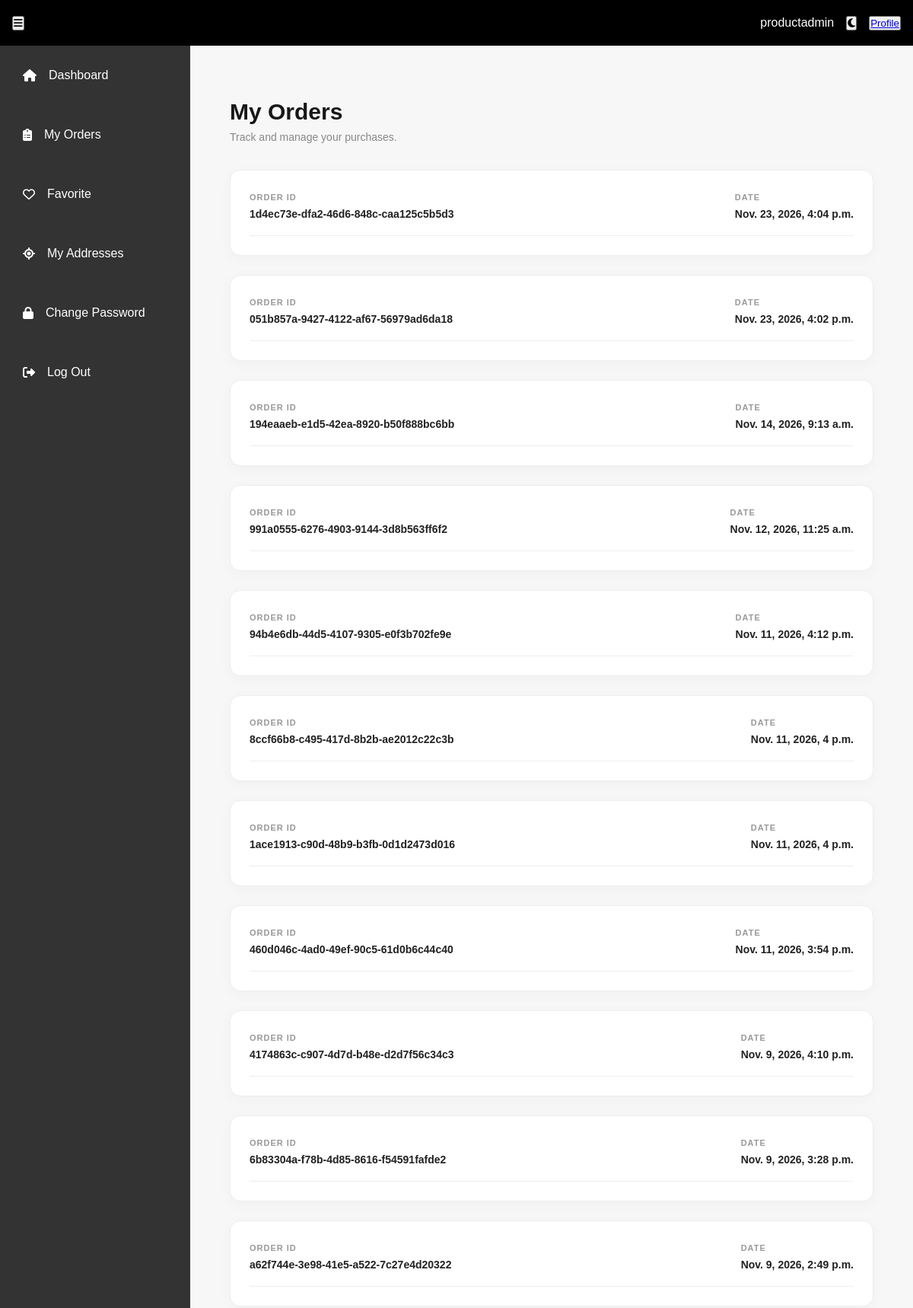
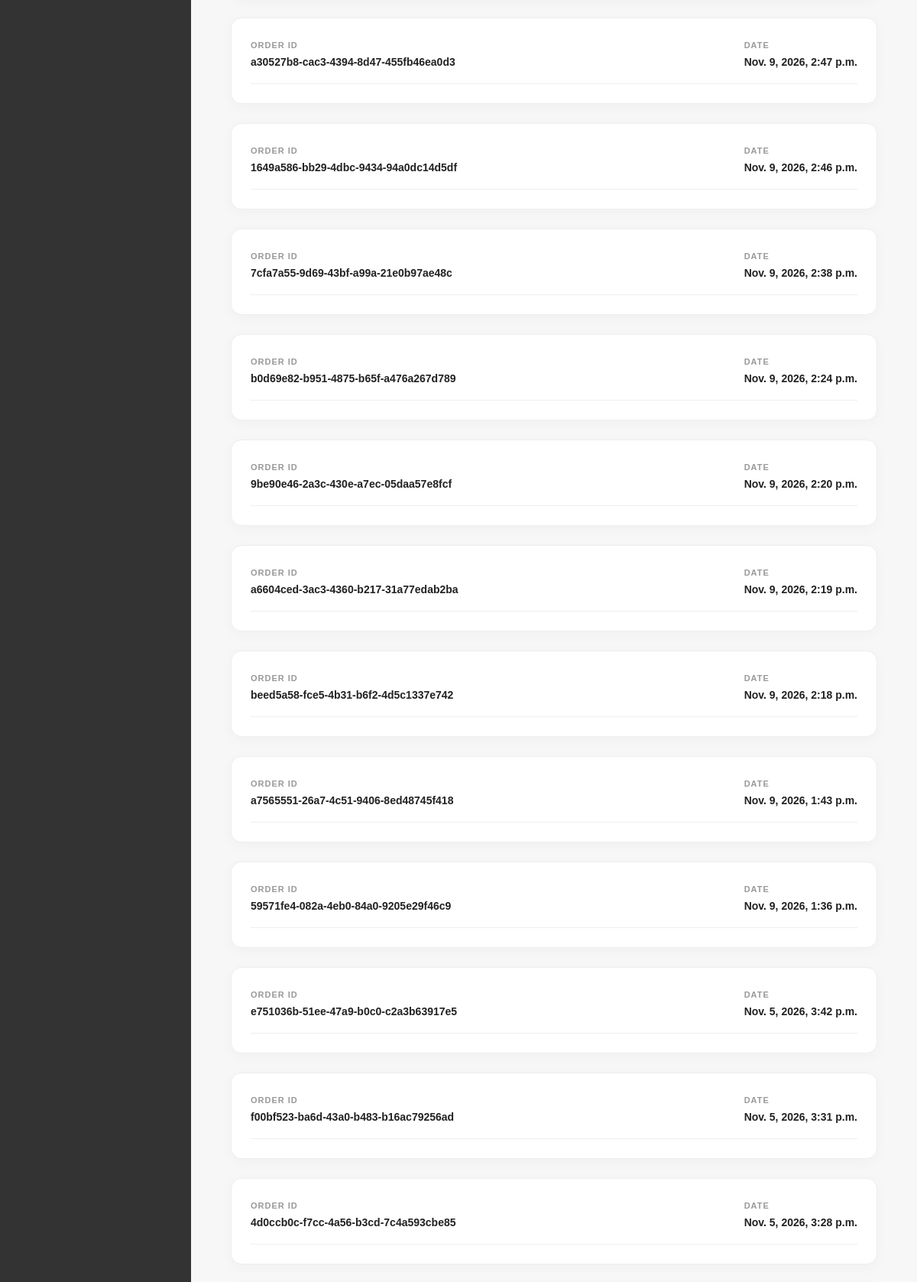
/accounts/order_list/ (signed in, upper part), run on the app's committed database (2 pictures, top to bottom).
### users/models.py (models this page shows)
class User(AbstractUser):
    def __str__(self):
        return self.username

### shop/models.py (models this page shows, shortened)
class Order(models.Model):
    user = models.ForeignKey(User,on_delete=models.CASCADE,related_name="order")
    full_name = models.CharField(max_length=400)
    email = models.EmailField()
    phone_number = models.CharField(max_length=400)
    order_id = models.UUIDField(unique=True,default=uuid.uuid4,blank=False,null=False)
    date = models.DateTimeField(auto_now_add=True)

### users/views.py (the view)
# urls.py: path("order_list/",views.OrderListView.as_view(),name="order_list"),
class OrderListView(View):
    template_name = "order_list.html"
    def get(self,request,*args,**kwargs):
        context = {
            "orders": Order.objects.filter(user=request.user).order_by("-date")
        }
        return render(request,self.template_name,context)

### core/context_processors.py (called while the page is built)
def global_site_data(request):
    ctx = {
    }
    return ctx

### users/templates/order_list.html
{% extends 'dashboard_base.html' %}
{% block content %}
<main class="main-content">
    <section class="orders-section">
    <div class="orders-header">
        <div>
            <h1>My Orders</h1>
            <p>Track and manage your purchases.</p>
        </div>
    </div>
    <div class="orders-container">
        {% for order in orders %}
        <a href="{% url 'order_detail' order.order_id %}" class="order-card">
            <div class="order-top">
                <div>
                    <span class="order-label">ORDER ID</span>
                    <h3>{{ order.order_id }}</h3>
                </div>
                <div>
                    <span class="order-label">DATE</span>
                    <h3>{{ order.date }}</h3>
                </div>
            </div>
        </a>
        {% empty %}
        <div class="empty-orders">
            <h2>No orders yet</h2>
            <p>Your purchases will appear here once you place an order.</p>
            <a href="{% url 'product-list' %}">Start Shopping</a>
        </div>
        {% endfor %}
    </div>
    </section>
</main>
{% endblock %}

### users/templates/dashboard_base.html (shortened to what this page needs)
{% load static %}
<!DOCTYPE html>
<html lang="en">
<head>
    <link rel="stylesheet" href="https://cdnjs.cloudflare.com/ajax/libs/font-awesome/6.4.0/css/all.min.css">
    <link rel="stylesheet" href="{% static 'CSS/dashboard_mobile.css' %}">
    <link rel="stylesheet" href="{% static 'CSS/dashboard.css' %}">
    <link rel="stylesheet" href="{% static 'CSS/style.css' %}">
</head>
<body>
    <nav class="navbar">
        <button id="menu-toggle"><i class="fas fa-bars"></i></button>
        <div class="nav-controls">
        <p>{{request.user.username}}</p>
        <button id="darkmode-toggle"><i class="fas fa-moon"></i></button>
        <button id="profile-btn"><a href="{% url 'profile' user.profile.pk %}">Profile</a></button>
        </div>
    </nav>
    <div class="sidebar">
    <ul>
      <li><a href="{% url 'dashboard' %}" class="accordion-btn"><i class="fas fa-home"></i><span class="text">Dashboard</span></a></li>
      <li><a href="{% url 'order_list' %}" class="accordion-btn"><i class="fa-solid fa-clipboard-list"></i><span class="text">My Orders</span></a></li>
      <li><a href="" class="accordion-btn" data-section="invest"><i class="fa-regular fa-heart"></i><span class="text">Favorite</span></a></li>
      <li><a class="accordion-btn" data-section="withdraw"><i class="fa-solid fa-location-crosshairs"></i><span class="text">My Addresses</span></a></li>
      <li><a class="accordion-btn" data-section="invest"><i class="fa-solid fa-lock"></i><span class="text">Change Password</span></a></li>
      <li><a href="{% url 'log_out' %}" class="accordion-btn"><i class="fa-solid fa-right-from-bracket"></i><span class="text">Log Out</span></a></li>
    </ul>
    </div>
{% block content %}
{% endblock %}
</body>
</html>

### static/CSS/dashboard.css (style rules this page uses)
:root { --sidebar-width: 250px; --sidebar-collapsed-width: 70px; --transition-speed: 0.3s; --active-color: orange; }
body { margin: 0; font-family: sans-serif; display: flex; height: 100vh; overflow: hidden; transition: background-color var(--transition-speed); }
nav.navbar { position: fixed; top: 0; left: 0; width: 100%; height: 60px; background-color: black; color: white; display: flex; align-items: center; padding: 0 1rem; z-index: 100; }
nav.navbar .nav-controls { margin-left: auto; display: flex; gap: 1rem; align-items: center; }
.sidebar { width: var(--sidebar-width); background: #333; color: white; padding-top: 60px; transition: width var(--transition-speed), transform var(--transition-speed); position: fixed; height: 100%; overflow-x: hidden; overflow-y: auto; z-index: 99; }
.sidebar ul { list-style: none; padding: 0; margin: 0; }
.sidebar li { position: relative; }
.sidebar a, .accordion-btn { display: flex; align-items: center; padding: 30px; color: white; text-decoration: none; transition: background 0.2s; cursor: pointer; }
.sidebar .text { margin-left: 1rem; transition: opacity var(--transition-speed); }
main.main-content { flex: 1; margin-left: var(--sidebar-width); padding: 2rem; padding-top: 70px; transition: margin-left var(--transition-speed); overflow-y: auto; overflow-x: hidden; }

### static/CSS/style.css (style rules this page uses)
html, body { font-family: "Montserrat", sans-serif !important; }
nav { background-color: white; }
* { box-sizing: border-box; margin: 0; padding: 0; }
body { font-family: Arial, sans-serif; background: #f7f7f7; color: #222; }
.orders-section { max-width: 1000px; margin: 60px auto; padding: 0 20px; }
.orders-header { margin-bottom: 35px; }
.orders-header h1 { font-size: 30px; color: #171717; margin-bottom: 8px; }
.orders-header p { color: #888; font-size: 14px; }
.orders-container { display: flex; flex-direction: column; gap: 25px; }
.order-card { background: #fff; border: 1px solid #eee; border-radius: 14px; padding: 25px; box-shadow: 0 4px 18px rgba(0,0,0,0.03); text-decoration: none !important; }
.order-top { display: flex; align-items: center; justify-content: space-between; padding-bottom: 20px; border-bottom: 1px solid #eee; }
.order-label { font-size: 11px; color: #999; font-weight: 600; letter-spacing: 1px; }
.order-top h3 { font-size: 14px; margin-top: 6px; color: #222; }

### data on the page
User: user.username "productadmin"
Order: order_id "1d4ec73e-dfa2-46d6-848c-caa125c5b5d3", date "Nov. 23, 2026, 4:04 p.m."
Order: order_id "051b857a-9427-4122-af67-56979ad6da18", date "Nov. 23, 2026, 4:02 p.m."
Order: order_id "194eaaeb-e1d5-42ea-8920-b50f888bc6bb", date "Nov. 14, 2026, 9:13 a.m."
Order: order_id "991a0555-6276-4903-9144-3d8b563ff6f2", date "Nov. 12, 2026, 11:25 a.m."
Order: order_id "94b4e6db-44d5-4107-9305-e0f3b702fe9e", date "Nov. 11, 2026, 4:12 p.m."
Order: order_id "8ccf66b8-c495-417d-8b2b-ae2012c22c3b", date "Nov. 11, 2026, 4 p.m."
Order: order_id "1ace1913-c90d-48b9-b3fb-0d1d2473d016", date "Nov. 11, 2026, 4 p.m."
Order: order_id "460d046c-4ad0-49ef-90c5-61d0b6c44c40", date "Nov. 11, 2026, 3:54 p.m."
Order: order_id "4174863c-c907-4d7d-b48e-d2d7f56c34c3", date "Nov. 9, 2026, 4:10 p.m."
Order: order_id "6b83304a-f78b-4d85-8616-f54591fafde2", date "Nov. 9, 2026, 3:28 p.m."
Order: order_id "a62f744e-3e98-41e5-a522-7c27e4d20322", date "Nov. 9, 2026, 2:49 p.m."
Order: order_id "a30527b8-cac3-4394-8d47-455fb46ea0d3", date "Nov. 9, 2026, 2:47 p.m."
Order: order_id "1649a586-bb29-4dbc-9434-94a0dc14d5df", date "Nov. 9, 2026, 2:46 p.m."
Order: order_id "7cfa7a55-9d69-43bf-a99a-21e0b97ae48c", date "Nov. 9, 2026, 2:38 p.m."
Order: order_id "b0d69e82-b951-4875-b65f-a476a267d789", date "Nov. 9, 2026, 2:24 p.m."
Order: order_id "9be90e46-2a3c-430e-a7ec-05daa57e8fcf", date "Nov. 9, 2026, 2:20 p.m."
Order: order_id "a6604ced-3ac3-4360-b217-31a77edab2ba", date "Nov. 9, 2026, 2:19 p.m."
Order: order_id "beed5a58-fce5-4b31-b6f2-4d5c1337e742", date "Nov. 9, 2026, 2:18 p.m."
Order: order_id "a7565551-26a7-4c51-9406-8ed48745f418", date "Nov. 9, 2026, 1:43 p.m."
Order: order_id "59571fe4-082a-4eb0-84a0-9205e29f46c9", date "Nov. 9, 2026, 1:36 p.m."
Order: order_id "e751036b-51ee-47a9-b0c0-c2a3b63917e5", date "Nov. 5, 2026, 3:42 p.m."
Order: order_id "f00bf523-ba6d-43a0-b483-b16ac79256ad", date "Nov. 5, 2026, 3:31 p.m."
Order: order_id "4d0ccb0c-f7cc-4a56-b3cd-7c4a593cbe85", date "Nov. 5, 2026, 3:28 p.m."
